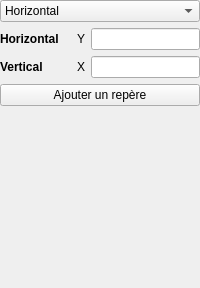
       <widget class="QWidget" name="configureMark">
        <attribute name="icon">
         <iconset resource="menu.qrc">
          <normaloff>:/icons/mark.png</normaloff>:/icons/mark.png</iconset>
        </attribute>
        <attribute name="title">
         <string/>
        </attribute>
        <attribute name="toolTip">
         <string>Repère</string>
        </attribute>
        <layout class="QGridLayout" name="gridLayout_5">
         <property name="margin">
          <number>0</number>
         </property>
         <item row="0" column="0" colspan="3">
          <widget class="QComboBox" name="mark_I_Orientation">
           <item>
            <property name="text">
             <string>Horizontal</string>
            </property>
           </item>
           <item>
            <property name="text">
             <string>Vertical</string>
            </property>
           </item>
          </widget>
         </item>
         <item row="1" column="0">
          <widget class="QLabel" name="mark_L_Horizontal">
           <property name="font">
            <font>
             <weight>75</weight>
             <bold>true</bold>
            </font>
           </property>
           <property name="text">
            <string>Horizontal</string>
           </property>
          </widget>
         </item>
         <item row="1" column="1">
          <widget class="QLabel" name="mark_L_Y">
           <property name="text">
            <string>Y</string>
           </property>
           <property name="alignment">
            <set>Qt::AlignRight|Qt::AlignTrailing|Qt::AlignVCenter</set>
           </property>
          </widget>
         </item>
         <item row="1" column="2">
          <widget class="QLineEdit" name="mark_I_Y"/>
         </item>
         <item row="2" column="0">
          <widget class="QLabel" name="mark_L_Vertical">
           <property name="font">
            <font>
             <weight>75</weight>
             <bold>true</bold>
            </font>
           </property>
           <property name="text">
            <string>Vertical</string>
           </property>
          </widget>
         </item>
         <item row="2" column="1">
          <widget class="QLabel" name="mark_L_X">
           <property name="text">
            <string>X</string>
           </property>
           <property name="alignment">
            <set>Qt::AlignRight|Qt::AlignTrailing|Qt::AlignVCenter</set>
           </property>
          </widget>
         </item>
         <item row="2" column="2">
          <widget class="QLineEdit" name="mark_I_X"/>
         </item>
         <item row="3" column="0" colspan="3">
          <widget class="QPushButton" name="mark_B_Add">
           <property name="text">
            <string>Ajouter un repère</string>
           </property>
          </widget>
         </item>
         <item row="4" column="1">
          <spacer name="mark_PushUp">
           <property name="orientation">
            <enum>Qt::Vertical</enum>
           </property>
           <property name="sizeHint" stdset="0">
            <size>
             <width>20</width>
             <height>182</height>
            </size>
           </property>
          </spacer>
         </item>
        </layout>
       </widget>
